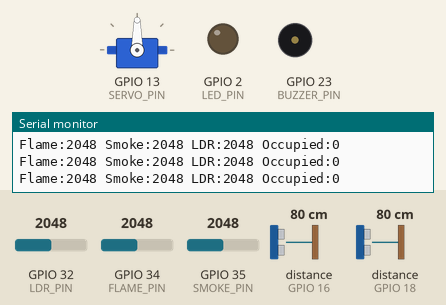
A sketch run on a simulated ESP32. On the bench: servo, output pins drawn as LEDs (lit = HIGH), buzzer (waves = sounding, pin HIGH), the last lines printed to the serial monitor. Wiring (inferred from the names in the program): 2 × ultrasonic range finder: trigger GPIO 5, echo GPIO 18 / trigger GPIO 17, echo GPIO 16. The inputs (shaded band) are chosen by the test bench; at power-on: GPIO 35 (SMOKE_PIN) = 2048, GPIO 32 (LDR_PIN) = 2048, GPIO 34 (FLAME_PIN) = 2048, distance to the obstacle (sensors on GPIO 16, GPIO 18) 80 cm. The echo pulse lasts 58.3 µs per cm; pins used as bus, display or sensor lines are not drawn.

Above: at 1.2 s.
1.3 s: GPIO 35 (SMOKE_PIN) set to 2942
2.8 s: GPIO 35 (SMOKE_PIN) set to 3074
At 3.2 s:
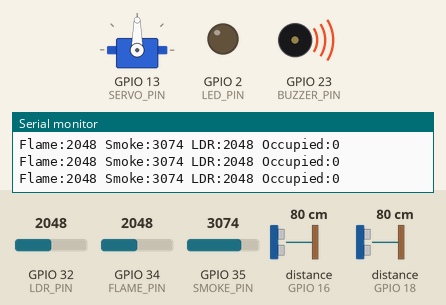
5.8 s: GPIO 32 (LDR_PIN) set to 2475
7.6 s: GPIO 32 (LDR_PIN) set to 2560
At 8.7 s:
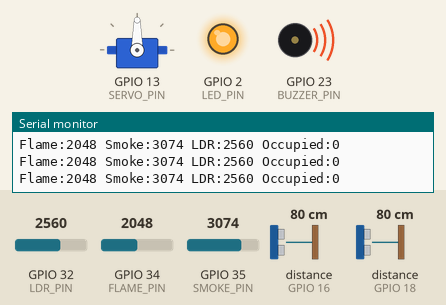
10.6 s: GPIO 34 (FLAME_PIN) set to 52
12.5 s: GPIO 34 (FLAME_PIN) set to 46
At 12.86 s:
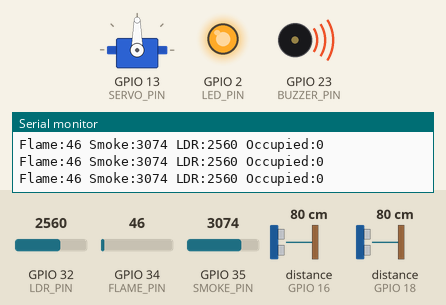
Timing chart, 0 to 16.5 s (numbered marks = the images above; inputs shaded):
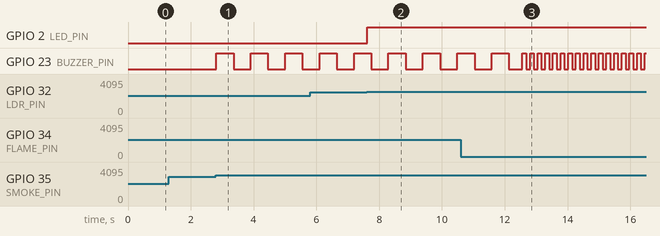

The sketch:

ultimate_Smart_Parking.ino
```cpp
#include <ESP32Servo.h>

// ================= PINS =================
#define FLAME_PIN   34
#define SMOKE_PIN   35
#define BUZZER_PIN  23
#define LDR_PIN     32
#define LED_PIN     2

#define TRIG1 5
#define ECHO1 18
#define TRIG2 17
#define ECHO2 16

#define SERVO_PIN 13

// ================= SETTINGS =================
const int FLAME_THRESHOLD = 50;
const int SMOKE_THRESHOLD = 3000;
const int LDR_THRESHOLD = 2500;

const float DETECTION_THRESHOLD = 15.0;
const int TOTAL_SLOTS = 20;

const int SERVO_OPEN = 90;
const int SERVO_CLOSE = 0;

// ================= OBJECTS =================
Servo gateServo;

// ================= STATE =================
enum State {
  IDLE,
  ENTRY_WAIT,
  EXIT_WAIT,
  WAIT_CLEAR
};

State state = IDLE;

// ================= VARIABLES =================
int occupied = 0;
bool entryMode = false;
bool exitMode = false;

bool gateOpen = false;

int s1Count = 0;
int s2Count = 0;

unsigned long lastBuzzerTime = 0;
bool buzzerState = false;

// ================= SETUP =================
void setup() {
  Serial.begin(115200);

  pinMode(BUZZER_PIN, OUTPUT);
  pinMode(LED_PIN, OUTPUT);

  pinMode(TRIG1, OUTPUT);
  pinMode(ECHO1, INPUT);
  pinMode(TRIG2, OUTPUT);
  pinMode(ECHO2, INPUT);

  gateServo.attach(SERVO_PIN);
  closeGate();

  Serial.println("SYSTEM STARTED");
}

// ================= LOOP =================
void loop() {

  // ===== READ SENSORS =====
  int flame = analogRead(FLAME_PIN);
  int smoke = analogRead(SMOKE_PIN);
  int ldr   = analogRead(LDR_PIN);

  float d1 = getDistance(TRIG1, ECHO1);
  float d2 = getDistance(TRIG2, ECHO2);

  bool flameDetected = flame < FLAME_THRESHOLD;
  bool smokeDetected = smoke > SMOKE_THRESHOLD;

  bool s1 = (d1 < DETECTION_THRESHOLD);
  bool s2 = (d2 < DETECTION_THRESHOLD);

  // ===== SMART LIGHT =====
  digitalWrite(LED_PIN, ldr > LDR_THRESHOLD);

  // ===== FIRE + SMOKE BUZZER (NON-BLOCKING) =====
  handleBuzzer(flameDetected, smokeDetected);

  // ===== PARKING FSM =====
  switch (state) {

    case IDLE:

      if (s1 && !s2) {
        if (occupied < TOTAL_SLOTS) {
          openGate();
          entryMode = true;
          state = ENTRY_WAIT;
        }
      }

      else if (s2 && !s1) {
        if (occupied > 0) {
          openGate();
          exitMode = true;
          state = EXIT_WAIT;
        }
      }
      break;

    case ENTRY_WAIT:
      if (s2) state = WAIT_CLEAR;
      break;

    case EXIT_WAIT:
      if (s1) state = WAIT_CLEAR;
      break;

    case WAIT_CLEAR:
      if (!s1 && !s2) {

        if (entryMode) occupied++;
        if (exitMode) occupied--;

        if (occupied < 0) occupied = 0;
        if (occupied > TOTAL_SLOTS) occupied = TOTAL_SLOTS;

        closeGate();
        resetSystem();
      }
      break;
  }

  // ===== DEBUG =====
  Serial.print("Flame:");
  Serial.print(flame);
  Serial.print(" Smoke:");
  Serial.print(smoke);
  Serial.print(" LDR:");
  Serial.print(ldr);
  Serial.print(" Occupied:");
  Serial.println(occupied);

  delay(50); // small stability delay only
}

// ================= FUNCTIONS =================

// ultrasonic
float getDistance(int trig, int echo) {
  digitalWrite(trig, LOW);
  delayMicroseconds(2);
  digitalWrite(trig, HIGH);
  delayMicroseconds(10);
  digitalWrite(trig, LOW);

  long duration = pulseIn(echo, HIGH, 30000);
  if (duration == 0) return 999;

  return duration * 0.0343 / 2;
}

// buzzer logic
void handleBuzzer(bool flame, bool smoke) {

  unsigned long now = millis();

  int interval = 0;

  if (flame && smoke) interval = 100;
  else if (flame || smoke) interval = 500;
  else {
    digitalWrite(BUZZER_PIN, LOW);
    return;
  }

  if (now - lastBuzzerTime >= interval) {
    lastBuzzerTime = now;
    buzzerState = !buzzerState;
    digitalWrite(BUZZER_PIN, buzzerState);
  }
}

// servo
void openGate() {
  if (!gateOpen) {
    gateServo.write(SERVO_OPEN);
    gateOpen = true;
  }
}

void closeGate() {
  if (gateOpen) {
    gateServo.write(SERVO_CLOSE);
    gateOpen = false;
  }
}

void resetSystem() {
  state = IDLE;
  entryMode = false;
  exitMode = false;
}
```

Measured:
- the behaviour switches between 3000 and 3001 on GPIO 35 (SMOKE_PIN) (found by bisection; images 0 and 1)
- the behaviour switches between 2500 and 2501 on GPIO 32 (LDR_PIN) (found by bisection; images 1 and 2)
- the behaviour switches between 50 and 49 on GPIO 34 (FLAME_PIN) (found by bisection; images 2 and 3)
- after the input at 2.8 s, GPIO 23 (BUZZER_PIN): alternates HIGH for 0.55 s and LOW for 0.55 s, starting at once
- after the input at 7.6 s, GPIO 2 (LED_PIN): LOW → HIGH at once
- after the input at 12.5 s, GPIO 23 (BUZZER_PIN): alternates HIGH for 0.12 s and LOW for 0.12 s, starting after 0.06 s
